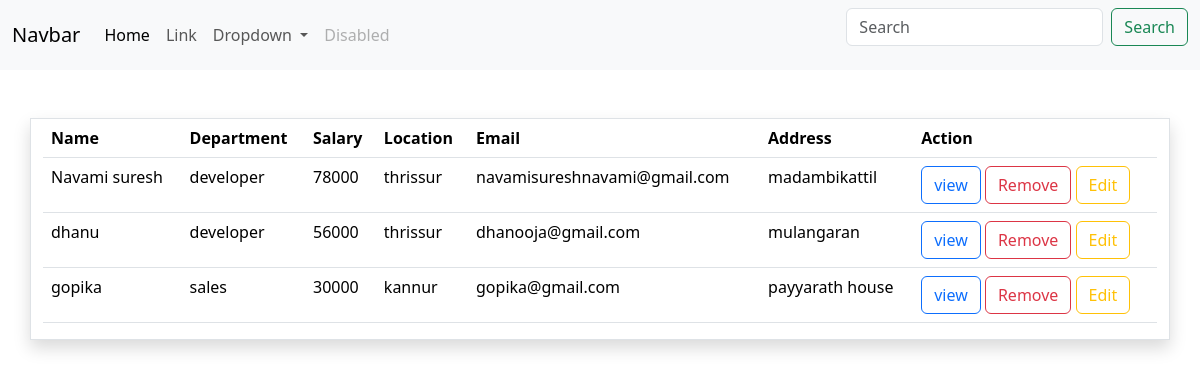
The app's page /employee/all/ with its own data.
### myapp/models.py (models this page shows, shortened)
class Employee(models.Model):
    name=models.CharField(max_length=200)
    department=models.CharField(max_length=200)
    salary=models.PositiveBigIntegerField()
    location=models.CharField(max_length=200)
    email=models.CharField(max_length=200)
    address=models.CharField(max_length=200)

### myapp/views.py (the view)
# urls.py: path('employee/all/',views.EmployeeListView.as_view(),name="emp-list"),
class EmployeeListView(View):
    def get(self,request,*args,**kwargs):
        qs=Employee.objects.all()
        return render(request,"emp_list.html",{"data":qs})

### myapp/templates/emp_list.html (shortened to what this page needs)
{%extends 'base.html'%}
{%block main_block%}
<div class="container mt-5 border shadow">
    <table class="table">
        <tr>
            <th>Name</th>
            <th>Department</th>
            <th>Salary</th>
            <th>Location</th>
            <th>Email</th>
            <th>Address</th>
            <th>Action</th>
        </tr>
        {%for e in data%}
        <tr>
            <td>{{e.name}}</td>
            <td>{{e.department}}</td>
            <td>{{e.salary}}</td>
            <td>{{e.location}}</td>
            <td>{{e.email}}</td>
            <td>{{e.address}}</td>
            <td>
                <a href="{%url 'emp-detail' e.id%}" class="btn btn-outline-primary">view</a>
                <a href="{%url 'emp-remove' e.id%}" class="btn btn-outline-danger">Remove</a>
                <a href="{%url 'emp-edit' e.id%}" class="btn btn-outline-warning">Edit</a>
            </td>
        </tr>
        {%endfor%}
    </table>
</div>
{%endblock%}

### myapp/templates/base.html (shortened to what this page needs)
<html lang="en">
<head>
    <link href="https://cdn.jsdelivr.net/npm/bootstrap@5.3.3/dist/css/bootstrap.min.css" rel="stylesheet">
</head>
<nav class="navbar navbar-expand-lg bg-body-tertiary">
    <div class="container-fluid">
      <a class="navbar-brand" href="#">Navbar</a>
      <div class="collapse navbar-collapse" id="navbarSupportedContent">
        <ul class="navbar-nav me-auto mb-2 mb-lg-0">
          <li class="nav-item">
            <a class="nav-link active" aria-current="page" href="#">Home</a>
          </li>
          <li class="nav-item">
            <a class="nav-link" href="#">Link</a>
          </li>
          <li class="nav-item dropdown">
            <a class="nav-link dropdown-toggle" href="#" role="button" data-bs-toggle="dropdown" aria-expanded="false">
              Dropdown
            </a>
          </li>
          <li class="nav-item">
            <a class="nav-link disabled" aria-disabled="true">Disabled</a>
          </li>
        </ul>
        <form class="d-flex" role="search">
          <input class="form-control me-2" type="search" placeholder="Search" aria-label="Search">
          <button class="btn btn-outline-success" type="submit">Search</button>
        </form>
      </div>
    </div>
  </nav>
<body>
    {%block main_block%}
    {%endblock%}
</body>
</html>

### records on screen
Employee: name "Navami suresh", department "developer", salary "78000", location "thrissur", email "navamisureshnavami@gmail.com", address "madambikattil"
Employee: name "dhanu", department "developer", salary "56000", location "thrissur", email "dhanooja@gmail.com", address "mulangaran"
Employee: name "gopika", department "sales", salary "30000", location "kannur", email "gopika@gmail.com", address "payyarath house"
